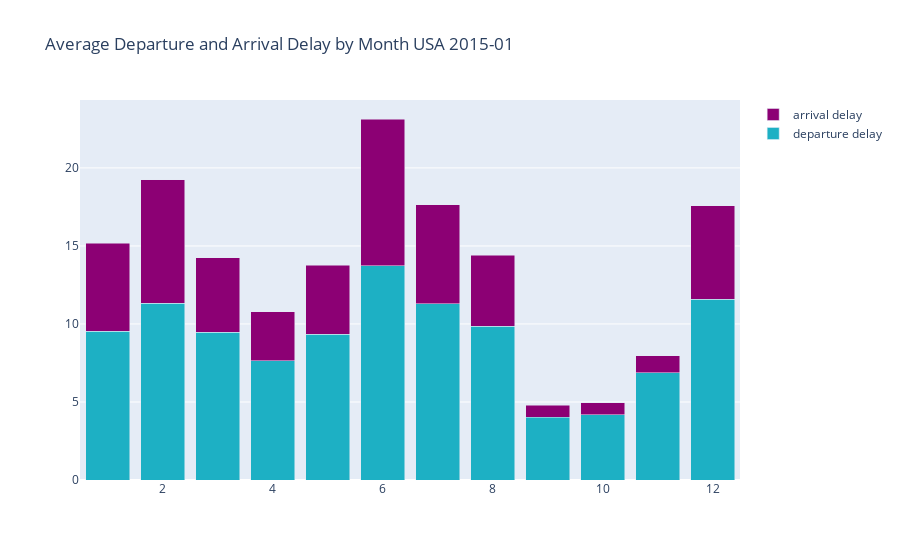

The notebook cell this image was saved under:
### Code cell
fig = go.Figure(data = [go.Bar(x=df.month, y=df.dep_delay, name='departure delay', marker_color='#1DB0C4'),
                        go.Bar(x=df.month, y=df.arr_delay, name='arrival delay', marker_color='#8C0074')],
               layout=go.Layout(title='Average Departure and Arrival Delay by Month USA 2015-01',
                               barmode='stack'))
fig.show()

### Figure 1 — Plotly figure (JSON) as saved in the notebook; plotly's stock layout.template omitted (floating-point values rounded to 4 significant figures)
{"data": [{"marker": {"color": "#1DB0C4"}, "name": "departure delay", "type": "bar", "x": [11, 12, 5, 6, 7, 8, 9, 10, 3, 4, 1, 2], "y": [6.88, 11.59, 9.353, 13.74, 11.3, 9.84, 4.804, 4.959, 9.457, 7.654, 9.517, 11.33]}, {"marker": {"color": "#8C0074"}, "name": "arrival delay", "type": "bar", "x": [11, 12, 5, 6, 7, 8, 9, 10, 3, 4, 1, 2], "y": [1.088, 5.972, 4.419, 9.391, 6.354, 4.548, -0.7679, -0.7751, 4.802, 3.125, 5.653, 7.903]}], "layout": {"barmode": "stack", "title": {"text": "Average Departure and Arrival Delay by Month USA 2015-01"}}}
